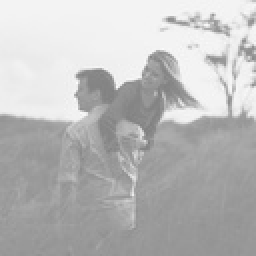
#> input picture _ i2Ai/CarlosMelo_VisaoComputacionalNaPratica/_Notebooks da Semana 1/carlos_hist.jpg, 128 x 128 px, shrunk from 516 x 516 before the run (shown 2 times larger)
$ jupyter execute --allow-errors 'I2AI - 3_Equalização_de_Histogramas.ipynb'   (shell and % lines are left out)
#> lines starting #> are read from the running program, lines starting #| are printed output that depends on the picture
# Equalização de Histograma

A equalização de histogramas é uma técnica poderosa usada no processamento de imagens para **redistribuir as intensidades de pixel de uma imagem**, resultando em uma representação mais equilibrada e contrastada.

> Ao ajustar a distribuição dos valores de pixel, **podemos realçar os detalhes e revelar características oculta**.

Ao longo deste *notebook*, exploraremos a teoria por trás da equalização, suas aplicações em vários domínios e como implementá-la usando o OpenCV. Cobriremos técnicas de equalização de imagem em escala de cinza e colorida, e também veremos uma técnica mais avançada e específica, chamada *Contrast Limited Adaptive Histogram Equalization* (CLAHE).

## Teoria e Aplicações

As aplicações da equalização de histogramas são vastas e diversas. Ela é comumente usada em tarefas de **aprimoramento de imagem, onde o objetivo é melhorar a qualidade visual das imagens**, realçando o contraste e revelando detalhes de difícil percepção ao nosso olho.

Encontrada em aplicações dos mais diversos domínios, como imagens médicas, imagens de satélite, sistemas de vigilância, entre outras, ao equalizar imagens que possam ter sido obscurecidas por condições como iluminação inadequada, conseguimos revelar características que permitam a extração de informações até então ignoradas ou desconhecidas.

Afinal, o histograma representa a distribuição das intensidades de pixel em uma imagem, com o eixo x representando os valores de intensidade e o eixo y representando a frequência de ocorrência. Ao equalizá-lo, buscamos espalhar as intensidades em uma faixa mais ampla, resultando em uma distribuição o mais uniforme possível.

Ou seja, no final o que fazemos é remapear os valores de intensidade originais para novos valores usando uma função de transformação que irá "esticar" ou "comprimir" efetivamente o valores ao longo de toda a extensão existente.

No trecho de código abaixo, utilizei o `numpy` apenas para te dar um *intuition* sobre a teoria. Então, primeiro calculo o histograma da imagem usando `np.histogram()`, que retorna os valores do histograma (`hist`) e as bordas dos intervalos (`bins`).

Para calcular a função de distribuição acumulada (CDF, em inglês), utilizo `hist.cumsum()` e normalizo a mesma, escalonando-a para a faixa do histograma. Para normalizar, usei `cdf_normalized = cdf * hist.max() / cdf.max()`.

[cell 1]
# Baixar as imagens que serão usadas no notebook

[cell 2]
# Importando as bibliotecas necessárias
import numpy as np
import cv2
import matplotlib
import matplotlib.pyplot as plt

# Configurando os parâmetros de exibição de imagens e gráficos
matplotlib.rcParams['image.cmap'] = 'gray'
matplotlib.rcParams['image.interpolation'] = 'bicubic'

[cell 3]
# Carrega uma foto em grayscale
image_path = 'carlos_hist.jpg'
image = cv2.imread(image_path, 0)
#> image is the input picture: shape (128, 128); min 127, max 254, mean 187

# Calcule o histograma
hist, bins = np.histogram(image.flatten(), 256, [0, 256])
#> hist = 256 values, max 1383 at index 243, min 0 at index 0, mean 64; bins = 257 values from 0 to 256

# Compute a função de distribuição acumulada
cdf = hist.cumsum()
#> cdf = 256 values from 0 to 16384
cdf_normalized = cdf * hist.max() / cdf.max()
#> cdf_normalized = 256 values from 0 to 1383


# Plotar histograma e C.D.F.
fig, axs = plt.subplots(1, 2, figsize=(10, 5))
axs[0].imshow(image, vmin=0, vmax=255)
axs[0].axis('off')
axs[1].plot(cdf_normalized, color='black', linestyle='--', linewidth=1)
axs[1].set_xlim([0, 256])
axs[1].hist(image.flatten(), 256, [0, 256], color='r')
axs[1].legend(('CDF', 'Histograma'), loc='upper left')
plt.show()
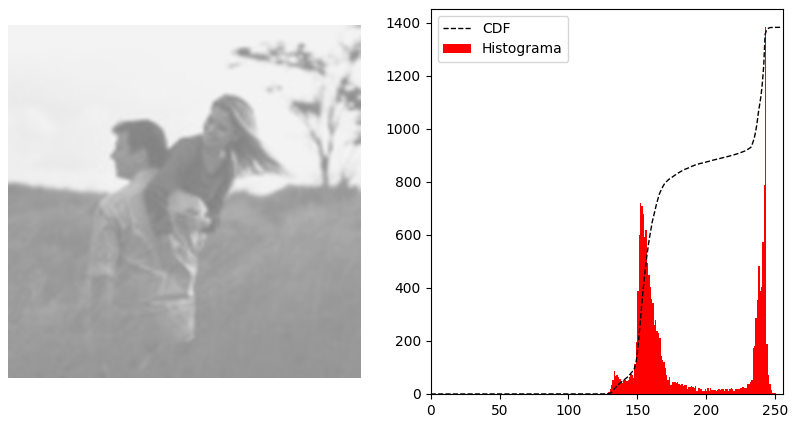
#> figure drawn by matplotlib, 2 panels; panel 2: tallest bar 1383 high, from x = 243 to 244; panel 2: curve peaks at x = 254, y = 1383

Você pode ver que o histograma para a imagem predomina na região mais clara, indicando que as intensidades estão concentradas em uma parte específica do espectro. Isso deixa grande parte da faixa de intensidade disponível inutilizada, limitando o contraste e o apelo visual da imagem.

> Na equalização do histograma, queremos o espectro completo de intensidades, distribuindo os valores de pixel mais uniformemente ao longo do eixo x.

Para alcançar essa distribuição de intensidades e, assim, melhorar o contraste e a qualidade visual da imagem, veja como podemos utilizar o conceito de *masked array* do NumPy.

[cell 4]
# Máscara para valores e normalização da CDF
cdf_m = np.ma.masked_equal(cdf, 0)
cdf_m = (cdf_m - cdf_m.min()) * 255 / (cdf_m.max() - cdf_m.min())
cdf = np.ma.filled(cdf_m, 0).astype('uint8')
#> cdf = 256 values from 0 to 255

# LUT (look-up table)
image2 = cdf[image]
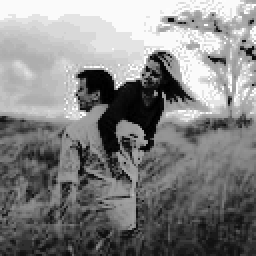
#> image2: shape (128, 128) (shown 2 times larger); min 0, max 255, mean 130.7

# Novo histograma e CDF
hist2, bins2 = np.histogram(image2.flatten(), 256, [0, 256])
#> hist2 = 256 values, max 1383 at index 250, min 0 at index 2, mean 64; bins2 = 257 values from 0 to 256
cdf2 = hist2.cumsum()
#> cdf2 = 256 values from 61 to 16384
cdf_normalized2 = cdf2 * hist2.max() / cdf2.max()
#> cdf_normalized2 = 256 values from 5.15 to 1383

# Plotar histograma e C.D.F.
fig, axs = plt.subplots(1, 2, figsize=(10, 5))
axs[0].imshow(image2, vmin=0, vmax=255)
axs[0].axis('off')
axs[1].plot(cdf_normalized2, color='black', linestyle='--', linewidth=1)
axs[1].set_xlim([0, 256])
axs[1].hist(image2.flatten(), 256, [0, 256], color='r')
axs[1].legend(('CDF', 'Histograma'), loc='upper left')
plt.show()
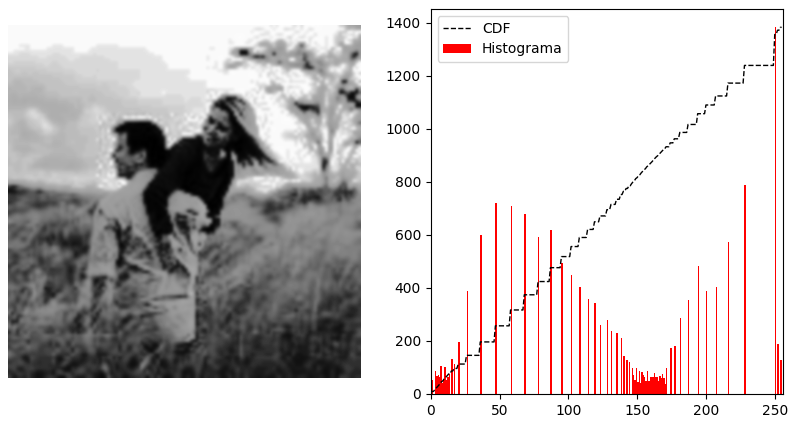
#> figure drawn by matplotlib, 2 panels; panel 2: tallest bar 1383 high, from x = 250 to 251; panel 2: curve peaks at x = 255, y = 1383

## Equalização de Histograma para imagens em tons de cinza

A função [**cv.equalizeHist()**](https://docs.opencv.org/4.7.0/d6/dc7/group__imgproc__hist.html#ga7e54091f0c937d49bf84152a16f76d6e) realiza a equalização do histograma de uma imagem em tons de cinza. A equalização implica mapear uma distribuição $H$ para outra distribuição $H'$ a fim de que os valores de intensidade sejam distribuídos ao longo de toda a faixa.

Para realizar o efeito de equalização, o remapeamento deve ser a função de distribuição acumulada(CDF, do inglês *cumulative distribution function*). Acompanhe o seguinte algoritmo:

1. Calcule o histograma $H$ para `src`.
2. Normalize o histograma de tal forma que o valor máximo seja 255 (ou o valor máximo para a intensidade da imagem).
3. Compute a integral discreta do histograma:

   $
   \begin{align}
   H'_{i} = \sum_{0 \leq j < i} H(j)
   \end{align}
   $

4. Transforme a imagem usando $H'$ como uma tabela de consulta (*look-up table*):

   $
   \begin{align}
   \text{dst}(x,y) = H'(\text{src}(x,y))
   \end{align}
   $

O algoritmo normaliza o brilho e aumenta o contraste da imagem.

### <font style="color:rgb(8,133,37)">Sintaxe da Função</font>

```python
retorno = cv.equalizeHist(src[, dst]) -> dst
```

**Parâmetros**

- **src** - Imagem de entrada em 8 bits e com um único canal (em tons de cinza).
- **dst** - Imagem de destino do mesmo tamanho e tipo que a imagem de entrada (src).

A equalização de histograma é uma técnica para ajustar o contraste de uma imagem, distribuindo os valores dos pixels de forma mais uniforme por toda a faixa de intensidade. Isso pode melhorar a aparência visual de uma imagem, tornando os detalhes mais visíveis. A função `cv.equalizeHist` realiza esse processo de forma eficiente, tornando-a uma ferramenta útil em muitas aplicações de processamento de imagem.

[cell 5]
equalized = cv2.equalizeHist(image)

plt.figure(figsize=(30, 10))

# Mostrar imagem equalizada
plt.subplot(1, 3, 1)
plt.imshow(equalized, cmap='gray', vmin=0, vmax=255)
plt.title('Imagem Equalizada')

# Comparar histogramas
# O histograma original e equalizado são plotados lado a lado para análise
plt.subplot(1, 3, 2)
plt.hist(image.flatten(), 256, [0, 256])
plt.title('Histograma Original')

plt.subplot(1, 3, 3)
plt.hist(equalized.flatten(), 256, [0, 256])
plt.title('Histograma Equalizado')

plt.show()
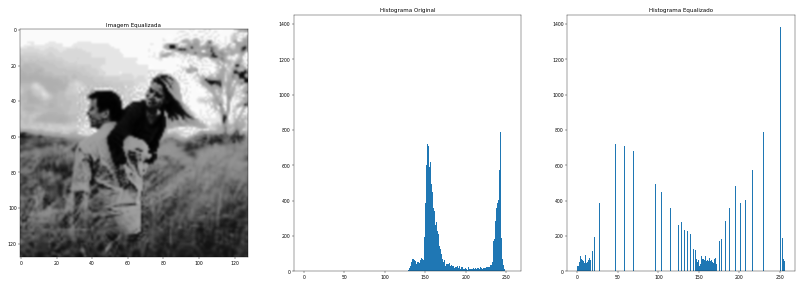
#> figure drawn by matplotlib, 3 panels; panel 2: tallest bar 1383 high, from x = 243 to 244; panel 3: tallest bar 1383 high, from x = 250 to 251

### Equalização em imagens coloridas

Se tentarmos realizar a equalização de histograma em imagens coloridas, tratando cada um dos três canais separadamente, teremos um resultado ruim e inesperado. O motivo é que, quando cada canal de cor é transformado de maneira não linear e independente, podem ser geradas cores completamente novas e que não estarão relacionadas de nenhuma maneira.

A maneira correta de realizar a equalização de histograma em imagens coloridas envolve uma etapa anterior, que é a conversão para um espaço de com como o HSV, onde a intensidade se encontra separada. Então, esses são os passos que devem ser seguidos:

1. Transforme a imagem para o espaço de cores HSV.
2. Realize a equalização de histograma apenas no canal V.
3. Transforme a imagem de volta para o espaço de cores RGB.

[cell 6]
import cv2
import matplotlib.pyplot as plt

# Ler a astrofotografia
astrofoto = cv2.imread('astrofoto.jpg')
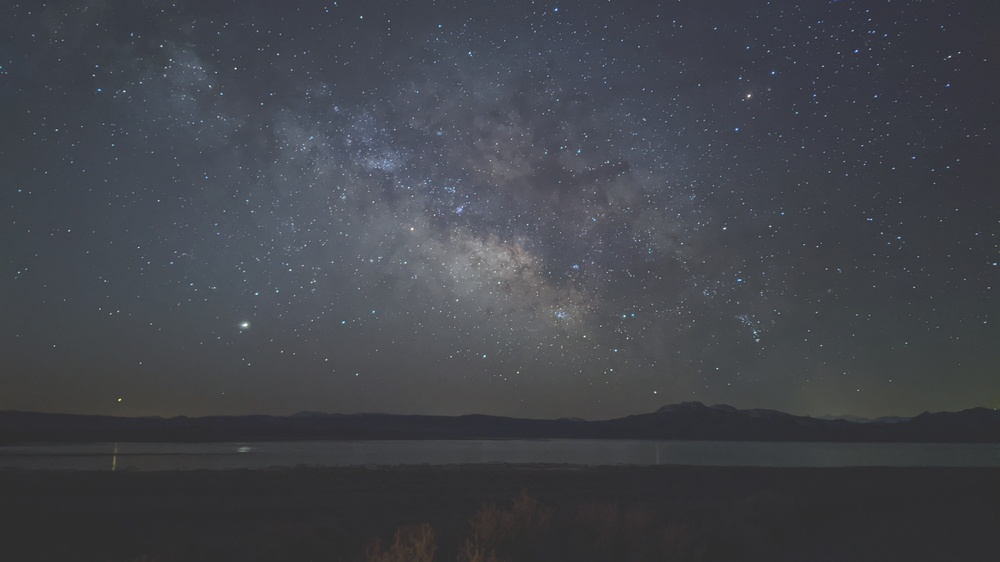
#> input picture _ i2Ai/CarlosMelo_VisaoComputacionalNaPratica/_Notebooks da Semana 1/astrofoto.jpg, 1000 x 562 px, shrunk from 4032 x 2268 before the run
#> astrofoto is the input picture: shape (562, 1000, 3); mean B, G, R 75, 68.6, 66

# Converter para o espaço de cores HSV
hsv_astrofoto = cv2.cvtColor(astrofoto, cv2.COLOR_BGR2HSV)
#> hsv_astrofoto: shape (562, 1000, 3); mean H, S, V 103.3, 30.1, 75.2

# Dividir os canais HSV
h, s, v = cv2.split(hsv_astrofoto)
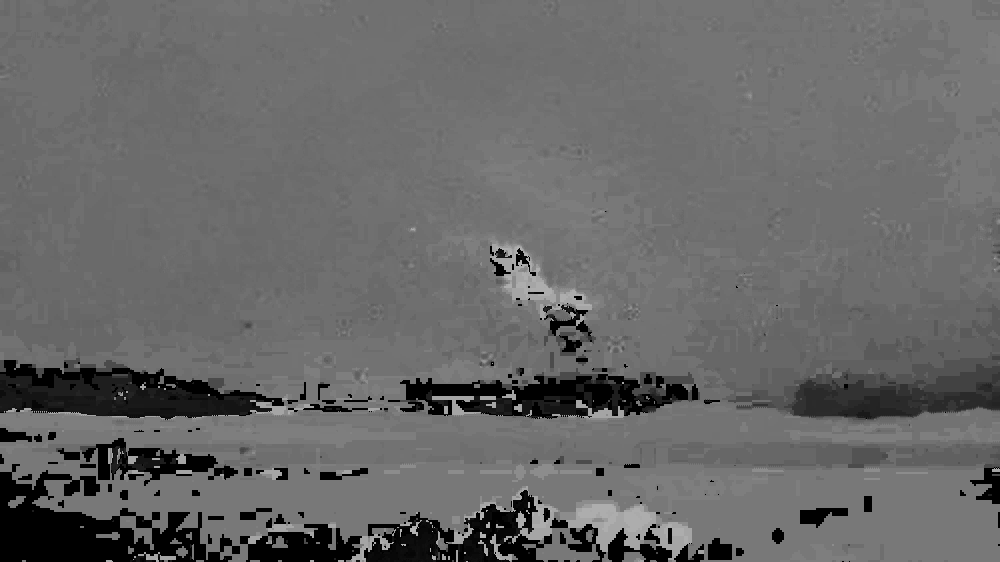
#> h: shape (562, 1000); min 0, max 177, mean 103.3
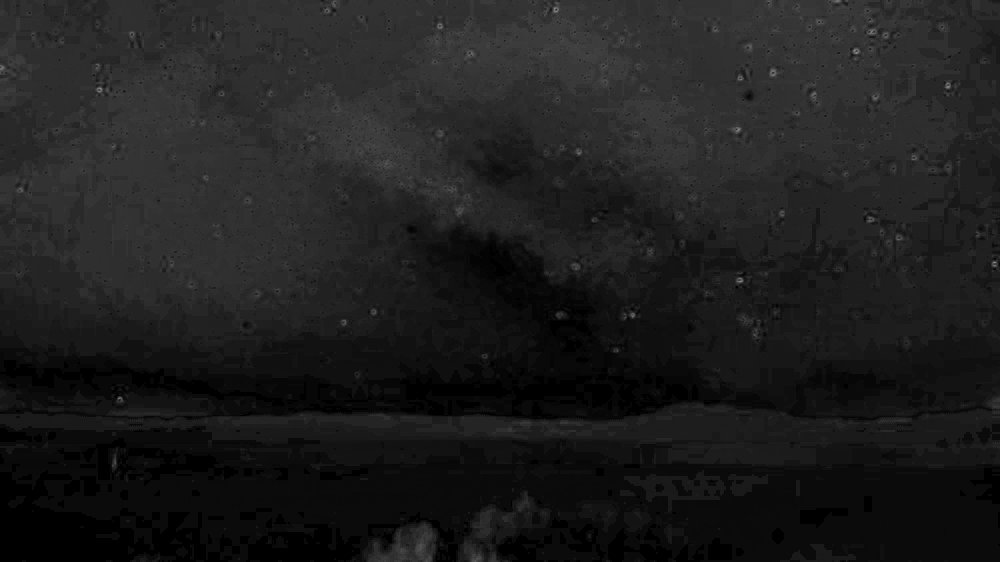
#> s: shape (562, 1000); min 0, max 142, mean 30.1

# Equalizar o canal V (valor)
v_equalized = cv2.equalizeHist(v)
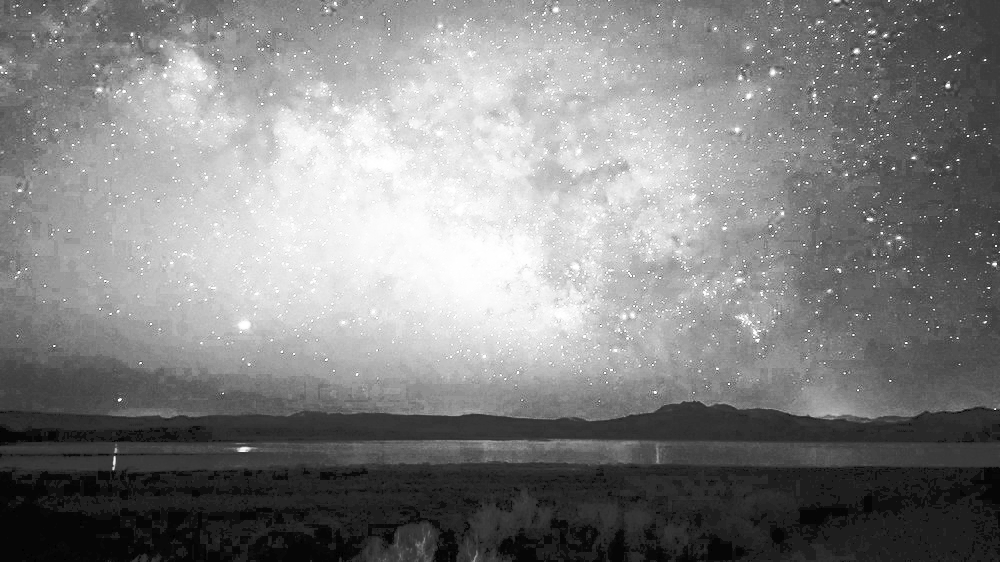
#> v_equalized: shape (562, 1000); min 0, max 255, mean 130

# Mesclar os canais HSV de volta, com o canal V equalizado
hsv_astrofoto = cv2.merge([h, s, v_equalized])
#> hsv_astrofoto: shape (562, 1000, 3); mean H, S, V 103.3, 30.1, 130

# Converter de volta para o espaço de cores RGB
astrofoto_equalized = cv2.cvtColor(hsv_astrofoto, cv2.COLOR_HSV2RGB)
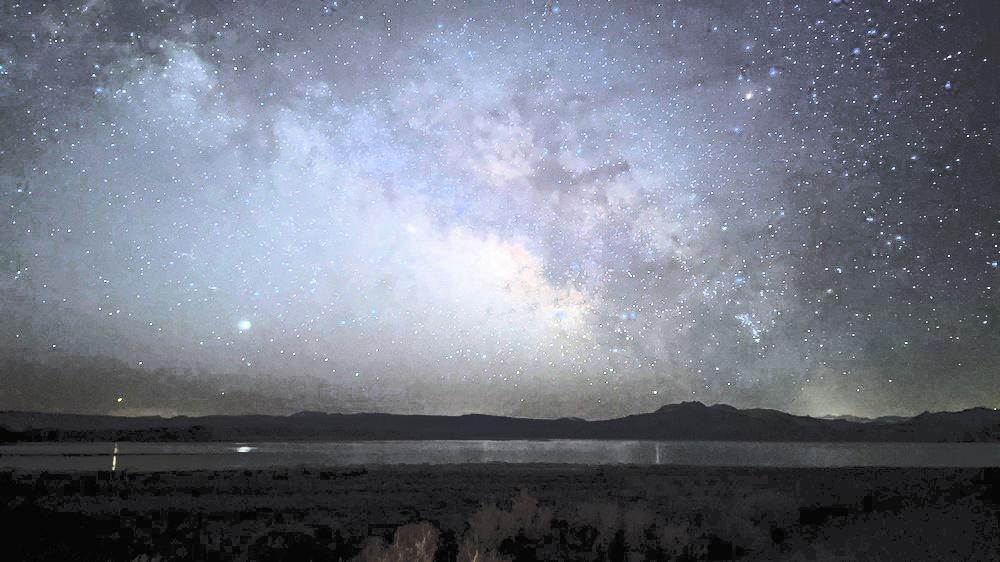
#> astrofoto_equalized: shape (562, 1000, 3); mean R, G, B 112.1, 117.1, 129.6

# Configurar a figura
plt.figure(figsize=(12, 6))

# Mostrar imagem original
plt.subplot(1, 2, 1)
plt.imshow(astrofoto[..., ::-1], vmin=0, vmax=255)
plt.title('Imagem Original')
plt.axis('off')

# Mostrar imagem equalizada
plt.subplot(1, 2, 2)
plt.imshow(astrofoto_equalized, vmin=0, vmax=255)
plt.title('Imagem Equalizada')
plt.axis('off')

plt.show()
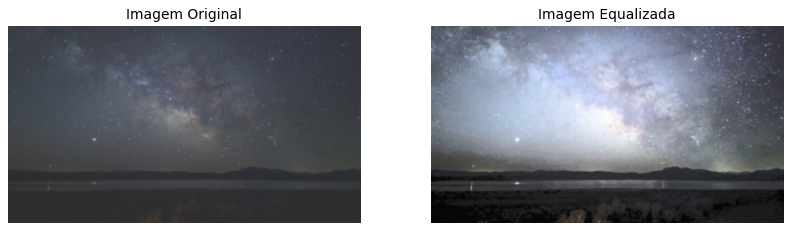
#> figure drawn by matplotlib, 2 panels
